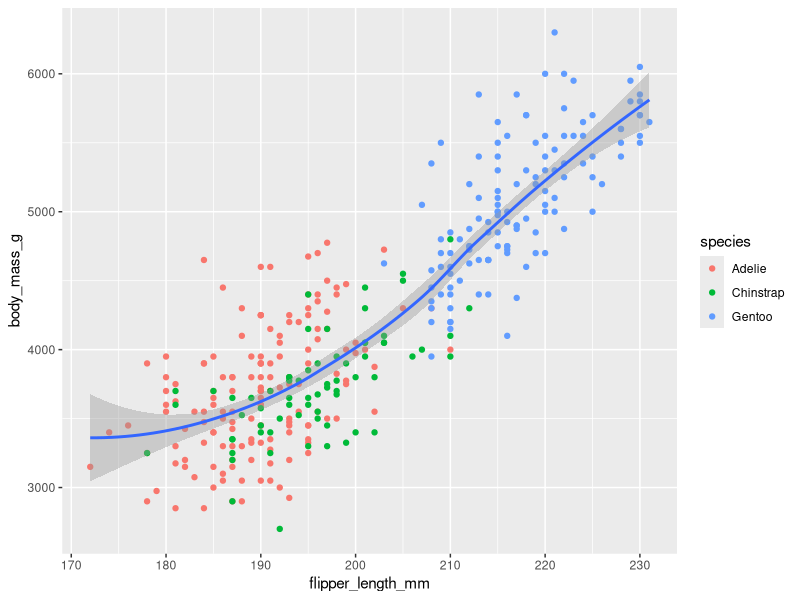

Generate this figure with R:
library(tidyverse)
library(palmerpenguins)
library(ggthemes)


ggplot(
  data = penguins,
  mapping=aes(x = flipper_length_mm, y = body_mass_g)
) + geom_point(mapping=aes(color=species)) + geom_smooth()


